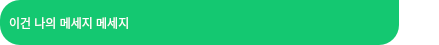
<?xml version="1.0" encoding="UTF-8"?>
<ui version="4.0">
 <class>RightMessage</class>
 <widget class="QWidget" name="RightMessage">
  <property name="geometry">
   <rect>
    <x>0</x>
    <y>0</y>
    <width>439</width>
    <height>45</height>
   </rect>
  </property>
  <property name="windowTitle">
   <string>Form</string>
  </property>
  <property name="styleSheet">
   <string notr="true">background-color: rgba(255, 255, 255, 0);</string>
  </property>
  <layout class="QHBoxLayout" name="horizontalLayout_2">
   <property name="spacing">
    <number>0</number>
   </property>
   <property name="leftMargin">
    <number>0</number>
   </property>
   <property name="topMargin">
    <number>0</number>
   </property>
   <property name="rightMargin">
    <number>40</number>
   </property>
   <property name="bottomMargin">
    <number>0</number>
   </property>
   <item>
    <widget class="QWidget" name="widget" native="true">
     <property name="styleSheet">
      <string notr="true">background-color: #14C871;
    border-top-left-radius: 20px;
    border-bottom-left-radius: 20px;
    border-bottom-right-radius:20px;
color:white;</string>
     </property>
     <layout class="QVBoxLayout" name="verticalLayout">
      <item>
       <widget class="QLabel" name="label">
        <property name="text">
         <string>이건 나의 메세지 메세지</string>
        </property>
       </widget>
      </item>
     </layout>
    </widget>
   </item>
  </layout>
 </widget>
 <resources/>
 <connections/>
</ui>
